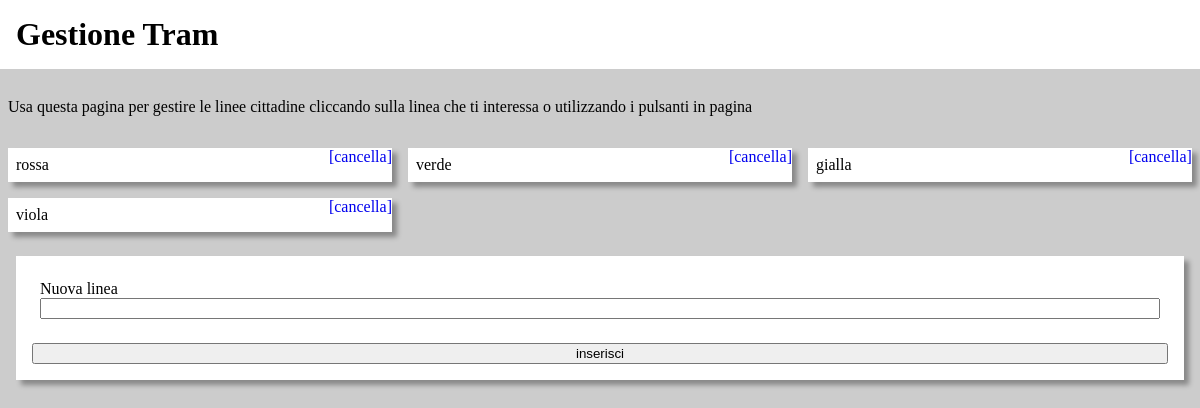
The page /Tram/vecchia.php on the database as committed earlier.
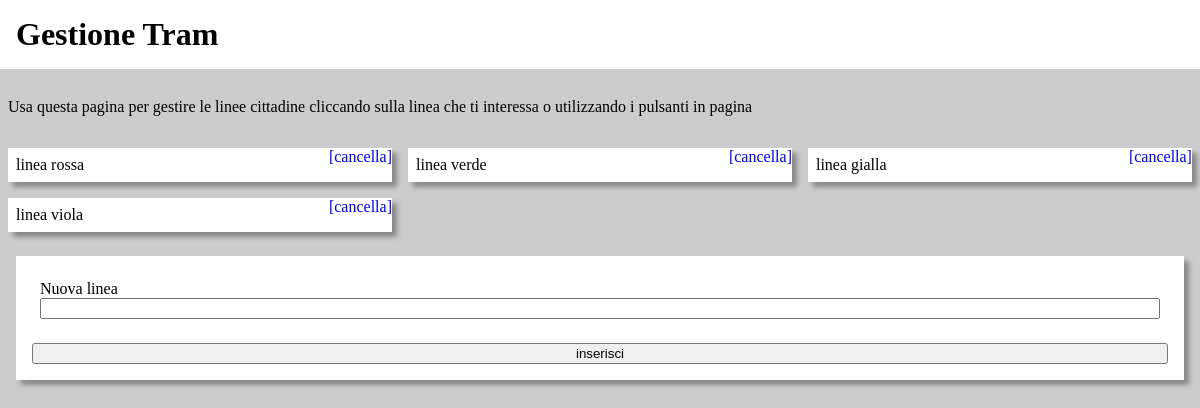
The same page on the database as committed later.
### tables this page shows
CREATE TABLE linee (
    idlinea integer primary key autoincrement,
    linea text
);

### Tram/vecchia.php (the view, shortened to what this page needs)
<html>
	<head>
		<link rel="stylesheet" href="asset/stile.css" />
	</head>
	<body>
		<h1>Gestione Tram</h1>
		<p>Usa questa pagina per gestire le linee cittadine
			cliccando sulla linea che ti interessa o utilizzando
			i pulsanti in pagina</p>
		<?php
			$dbcon = new SQLite3("dati/tram.sqlite");
				$dati = $dbcon->query("SELECT * FROM linee");
				echo "<ul>";
					while($riga = $dati->fetchArray()){
						echo "<li>";
							echo $riga["linea"];
							echo " <a href='?del=".$riga["idlinea"]."'>[cancella]</a>";
						echo "</li>";
					}
				echo "</ul>";
		?>
		<form method="post">
			<p>
				<label for="linea">Nuova linea</label>
				<input id="linea" name="nuova" />
			</p>
			<button>inserisci</button>
		</form>
	</body>
</html>

### Tram/asset/stile.css (style rules this page uses)
html, body { padding: 0; margin: 0; background-color: #cccccc; font-family: Verdana; }
h1 { background-color: white; }
h1, p, form { padding: .5em; }
p { margin-top: 0; }
input, button { width: 100%; }
ul { list-style-type: none; padding-inline-start: 0; }
li { background-color: white; margin: .5em; padding: .5em; position: relative; box-shadow: 5px 5px 5px #00000055; width: calc((100% / 3) - 2em); display: inline-block; min-width: 250px; }
li > a { position: absolute; right: 0; top: 0; text-decoration: none; }
form { background-color: white; margin: 1em; padding: 1em; box-shadow: 5px 5px 5px #00000055; }

Rows that differ between the two databases and show on the page:
changed linee: linea "rossa" → "linea rossa"
changed linee: linea "verde" → "linea verde"
changed linee: linea "gialla" → "linea gialla"
changed linee: linea "viola" → "linea viola"
